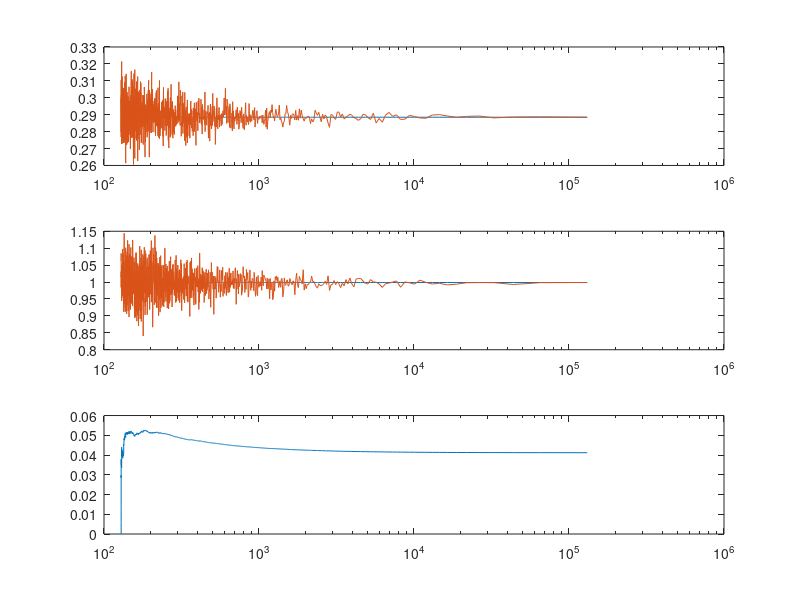

Reproduce this figure in MATLAB.
%%%%%%%%%%%%%%%%%%%%%%%%%%%%%%%%%%%%%%%%%%%%%%%%%%%%%%%%%%%%%%%%%%%%%%
%% Fsampled_noise.m
%% Description:   
%% Author:        Carsten Wulff <carsten@wulff.no>
%% Created at:    Tue Feb  3 17:14:03 2009
%% Modified at:   Tue Feb  3 20:16:28 2009
%% Modified by:   Carsten Wulff <carsten@wulff.no>
%%%%%%%%%%%%%%%%%%%%%%%%%%%%%%%%%%%%%%%%%%%%%%%%%%%%%%%%%%%%%%%%%%%%%%
clear;
N = 2^17;
s = 2;

x = rand(1,N);
xn = randn(1,N);

for i=1:1023
y = x((1:1024-i:N));
yn = xn((1:1024-i:N));

in(i) = length(y);
y_std(i) = std(y);
x_std(i) = std(x);
yn_std(i) = std(yn);
xn_std(i) = std(xn);
std_std(i) = std(yn_std(1:i));
end

subplot(3,1,1),semilogx(in,x_std,in,y_std);
subplot(3,1,2),semilogx(in,xn_std,in,yn_std);
subplot(3,1,3),semilogx(in,std_std);
